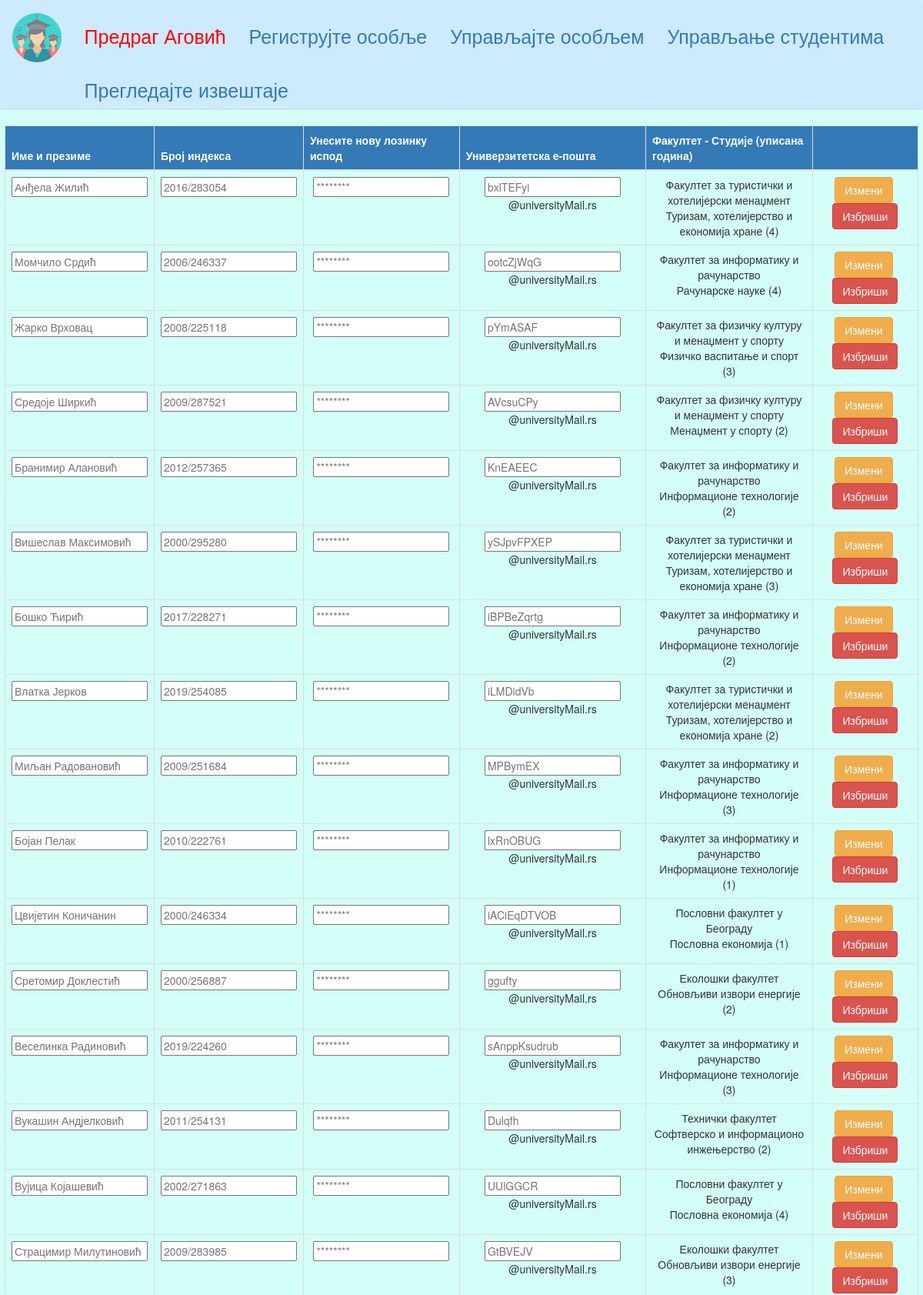
The app's page /index.php?language=serbianCyrilic&page=students_management (signed in, upper part) with its own data.
### tables this page shows
CREATE TABLE `student` (
  `student_id` int(10) UNSIGNED NOT NULL,
  `name_surname` varchar(128) NOT NULL,
  `indexNo` varchar(11) NOT NULL,
  `password_hash` varchar(128) NOT NULL,
  `studentEmail` varchar(64) NOT NULL,
  `study_id` int(10) UNSIGNED NOT NULL,
  `enrolledYear` enum('1','2','3','4') NOT NULL DEFAULT '1'
);

### index.php (the view, shortened to what this page needs)
<!DOCTYPE html>
<html>
    <head>
        <link rel="stylesheet" href="https://maxcdn.bootstrapcdn.com/bootstrap/3.4.1/css/bootstrap.min.css">
    </head>
    <body style="background-color: #d3fff8;">
        <?php
            require DIR_CORE . "/database_connection.php";
            $xml = @simplexml_load_file(DIR_LANGUAGES . "/{$_SESSION["language"]}.xml") or die(file_get_contents("error404.html"));
            echo initiateHeader($xml);
            if($_SESSION["loggedInAs"] === "professor"){
                switch($_SESSION["page"]){
                    case "teaching_subject_management": echo initiateProfessorPage1($xml, $conn); break;
                    case "add_new_subject": echo initiateProfessorPage2($xml, $conn); break;
                    case "professor_reports": echo initiateProfessorPage3($xml, $conn); break;
                    default: echo file_get_contents("error404.html"); break;
                }
            }
            else if($_SESSION["loggedInAs"] === "assistant"){
                switch($_SESSION["page"]){
                    case "teaching_exercises": echo initiateAssistantPage1($xml, $conn); break;
                    case "exercises_reports": echo initiateAssistantPage2($xml, $conn); break;
                    default: echo file_get_contents("error404.html"); break;
                }
            }
            else if($_SESSION["loggedInAs"] === "admin"){
                switch($_SESSION["page"]){
                    case "students_management": echo initiateAdminPage3($xml, $conn); break;
                }
            }
            else {
                switch(@$_SESSION["page"]){
                    case "login": echo initiateLoginPage($xml); break;
                    case "admin_access": echo initiateAdminAccessPage($xml, $conn); break;
                    default: echo file_get_contents("error404.html"); break;
                }
            }
        ?>
    </body>
</html>
<?php
    function initiateHeader($xml){
        $header = file_get_contents(DIR_TEMPLATES . "/header.html");
        $links = "";
        $pageName = "";
        $linkID = 1;
        $logoutHref = DIR_CORE . '/logout.php';
        if($_SESSION["loggedInAs"] === null)
            $pageName = "home";
        else {
            $pageName = $_SESSION["loggedInAs"];
            $links .= "<a class='navbar-brand mr-2 mr-md-2' style='font-size: 25px !important; margin-top: 0.8em; color: red;'
                            href={$logoutHref} class=''>". $_SESSION['loggedInUser'] . "</a>";
        }
        do {
            $links .= "
                <a class='navbar-brand mr-2 mr-md-2'
                style='font-size: 25px !important; margin-top: 0.8em;'
                href='index.php?language={$_SESSION["language"]}&page={$xml->navigation->{$pageName . "Page"}->{"link" . $linkID}->href[0]}'>
                {$xml->navigation->{$pageName . "Page"}->{"link" . $linkID}->name[0]}</a>
            ";
            $linkID++;
        } while(isset($xml->navigation->{$pageName . "Page"}->{"link" . $linkID}));
        $header = str_replace("{IMAGE_SRC}", DIR_MISCELLANEOUS . "/logo.png", $header);
        $header = str_replace("{LINKS}", $links, $header);
        return $header;
    }
    function initiateAdminPage3($xml, $conn){
        $page_context = file_get_contents(DIR_TEMPLATES . "/studentsManagment.html");
        $page_context = str_replace("{FORM_ACTION}", DIR_CORE . "/students_managment.php", $page_context);
        $page_context = str_replace("{NS_TITLE}",$xml->registrationPage->nameSurname[0], $page_context);
        $page_context = str_replace("{INDEX_NO}",$xml->adminPage->indexNumber[0], $page_context);
        $page_context = str_replace("{PASSWORD_TITLE}",$xml->adminPage->passwordTitle[0], $page_context);
        $page_context = str_replace("{EMAIL_TITLE}",$xml->registrationPage->email[0], $page_context);
        $page_context = str_replace("{FACULTY_TITLE - STUDY_TITLE(YEAR)}",$xml->adminPage->facultySY[0], $page_context);
        $tBody = "";
        $data = $conn->query("SELECT * FROM student");
        while($student = $data->fetch_assoc()){
            $email = explode("@",$student["studentEmail"])[0];
            $studentEnrollment_temp = getEnrollment($student['student_id'], $conn);
            $studentEnrollment = explode("-",$studentEnrollment_temp)[0] . "<br>" . explode("-",$studentEnrollment_temp)[1];
            $tBody .= "
                <tr>
                    <td><input type='text' id='newNS_{$student['student_id']}' name='newNS_{$student['student_id']}' placeholder='{$student['name_surname']}'></td>
                    <td><input type='text' id='newIX_{$student['student_id']}' name='newIX_{$student['student_id']}' placeholder='{$student['indexNo']}'></td>
                    <td><input type='password' id='newPASS_{$student['student_id']}' name='newPASS_{$student['student_id']}' placeholder='********'></input></td>
                    <td><input type='text' id='newUE_{$student['student_id']}' name='newUE_{$student['student_id']}' placeholder='{$email}'></input>@universityMail.rs</td>
                    <td>$studentEnrollment</td>
                    <td>
                        <input type='submit' id='edit_{$student['student_id']}' name='edit_{$student['student_id']}' class='btn btn-warning' value='{$xml->adminPage->editBtn[0]}'></input>&nbsp;
                        <input type='submit' id='delete_{$student['student_id']}' name='delete_{$student['student_id']}'class='btn btn-danger' value='{$xml->adminPage->deleteBtn[0]}'></input>
                    </td>
                </tr>
            ";
        }
        $page_context = str_replace("{tBody}",$tBody, $page_context);
        return $page_context;
    }
    function getEnrollment($student_id, $conn){
        $titleLanguage = $_SESSION["language"] === "english" ? "titleEnglish" : "title";
        $query = sprintf("SELECT concat(faculty.$titleLanguage, ' - ', study.$titleLanguage, ' (', student.enrolledYear, ')') as enrollmentData
            FROM faculty
            INNER JOIN study ON study.faculty_id = faculty.faculty_id
            INNER JOIN student ON student.study_id = study.study_id
            WHERE student.student_id = '%s';", mysqli_real_escape_string($conn, $student_id));
        return $conn->query($query)->fetch_assoc()["enrollmentData"];
    }
?>

### records on screen
student: name_surname "Анђела Жилић", indexNo "2016/283054", studentEmail "bxlTEFyi", studentEnrollment_temp "Факултет за туристички и хотелијерски менаџмент", studentEnrollment_temp "Туризам, хотелијерство и економија хране (4)"
student: name_surname "Момчило Срдић", indexNo "2006/246337", studentEmail "ootcZjWqG", studentEnrollment_temp "Факултет за информатику и рачунарство", studentEnrollment_temp "Рачунарске науке (4)"
student: name_surname "Жарко Врховац", indexNo "2008/225118", studentEmail "pYmASAF", studentEnrollment_temp "Факултет за физичку културу и менаџмент у спорту", studentEnrollment_temp "Физичко васпитање и спорт (3)"
student: name_surname "Средоје Ширкић", indexNo "2009/287521", studentEmail "AVcsuCPy", studentEnrollment_temp "Факултет за физичку културу и менаџмент у спорту", studentEnrollment_temp "Менаџмент у спорту (2)"
student: name_surname "Бранимир Алановић", indexNo "2012/257365", studentEmail "KnEAEEC", studentEnrollment_temp "Факултет за информатику и рачунарство", studentEnrollment_temp "Информационе технологије (2)"
student: name_surname "Вишеслав Максимовић", indexNo "2000/295280", studentEmail "ySJpvFPXEP", studentEnrollment_temp "Факултет за туристички и хотелијерски менаџмент", studentEnrollment_temp "Туризам, хотелијерство и економија хране (3)"
student: name_surname "Бошко Ћирић", indexNo "2017/228271", studentEmail "iBPBeZqrtg", studentEnrollment_temp "Факултет за информатику и рачунарство", studentEnrollment_temp "Информационе технологије (2)"
student: name_surname "Влатка Јерков", indexNo "2019/254085", studentEmail "iLMDidVb", studentEnrollment_temp "Факултет за туристички и хотелијерски менаџмент", studentEnrollment_temp "Туризам, хотелијерство и економија хране (2)"
student: name_surname "Миљан Радовановић", indexNo "2009/251684", studentEmail "MPBymEX", studentEnrollment_temp "Факултет за информатику и рачунарство", studentEnrollment_temp "Информационе технологије (3)"
student: name_surname "Бојан Пелак", indexNo "2010/222761", studentEmail "lxRnOBUG", studentEnrollment_temp "Факултет за информатику и рачунарство", studentEnrollment_temp "Информационе технологије (1)"
student: name_surname "Цвијетин Коничанин", indexNo "2000/246334", studentEmail "iACiEqDTVOB", studentEnrollment_temp "Пословни факултет у Београду", studentEnrollment_temp "Пословна економија (1)"
student: name_surname "Сретомир Доклестић", indexNo "2000/256887", studentEmail "ggufty", studentEnrollment_temp "Еколошки факултет", studentEnrollment_temp "Обновљиви извори енергије (2)"
student: name_surname "Веселинка Радиновић", indexNo "2019/224260", studentEmail "sAnppKsudrub", studentEnrollment_temp "Факултет за информатику и рачунарство", studentEnrollment_temp "Информационе технологије (3)"
student: name_surname "Вукашин Андјелковић", indexNo "2011/254131", studentEmail "Dulqfh", studentEnrollment_temp "Технички факултет", studentEnrollment_temp "Софтверско и информационо инжењерство (2)"
student: name_surname "Вујица Којашевић", indexNo "2002/271863", studentEmail "UUlGGCR", studentEnrollment_temp "Пословни факултет у Београду", studentEnrollment_temp "Пословна економија (4)"
student: name_surname "Страцимир Милутиновић", indexNo "2009/283985", studentEmail "GtBVEJV", studentEnrollment_temp "Еколошки факултет", studentEnrollment_temp "Обновљиви извори енергије (3)"

### other values on screen
$_SESSION['loggedInUser'] "Предраг Аговић"
$xml->navigation->{$pageName . "Page"}->{"link" . $linkID}->name[0] "Региструјте особље"
$xml->navigation->{$pageName . "Page"}->{"link" . $linkID}->name[0] "Управљајте особљем"
$xml->navigation->{$pageName . "Page"}->{"link" . $linkID}->name[0] "Управљање студентима"
$xml->navigation->{$pageName . "Page"}->{"link" . $linkID}->name[0] "Прегледајте извештаје"
initiateAdminPage3($xml, $conn) "Име и презиме Број индекса Унесите нову лозинку испод Универзитетска е-пошта Факултет - Студије (уписана година)"
